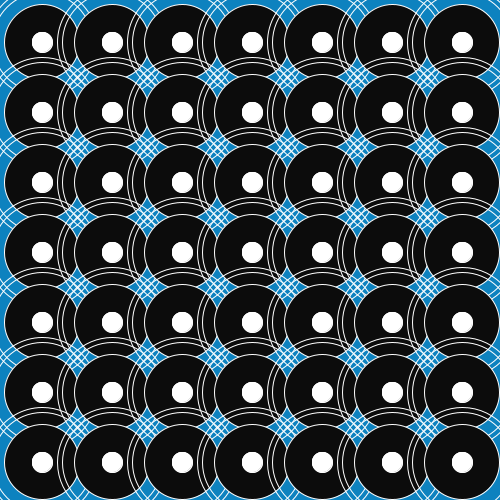
Frame 1 (no input)
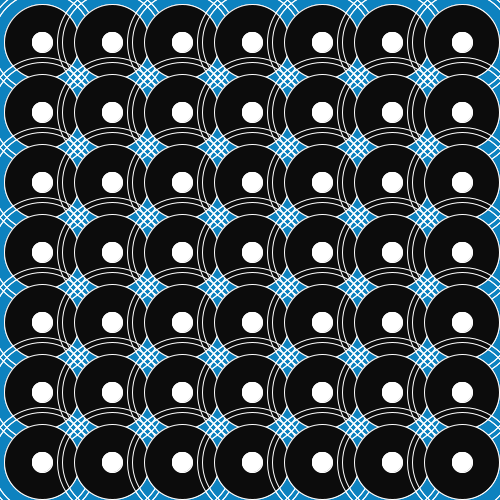
Frame 2 (the mouse pressed at the canvas centre, redrawn once)

The Processing sketch that drew these frames (run headless with seeded random() and noise(); the mouse was pressed at the canvas centre and the sketch redrawn once):

// Processing sketch: processing_85945
// ── processing_85945.pde

void setup()
{
  background(#0D82BF);
size(500,500);


}




void draw ()

  

  //Nouvelle ligne
  {
         for (int posX = 42; posX < width; posX = posX+70)
         {
            fill(#C7E3D2);
          for (int posY = 42; posY < height; posY = posY+70)
         {
         
   
         strokeWeight(2);
       noFill();
         
         strokeWeight(1);
       stroke(255);
          ellipse(posX, posY, 100, 100);
           ellipse(posX, posY, 110, 110);
         fill(12, 12, 12); 
          ellipse (posX, posY, 65,65);
          ellipse (posX, posY, 75, 75);
          fill(0);
       ellipse (posX, posY, 5,5);
           fill(255);
        ellipse(posX, posY, 20, 20);
 
           ellipse(posX, posY, 20, 20);
        point(posX, posY);
    }
         }

noLoop ();
}
